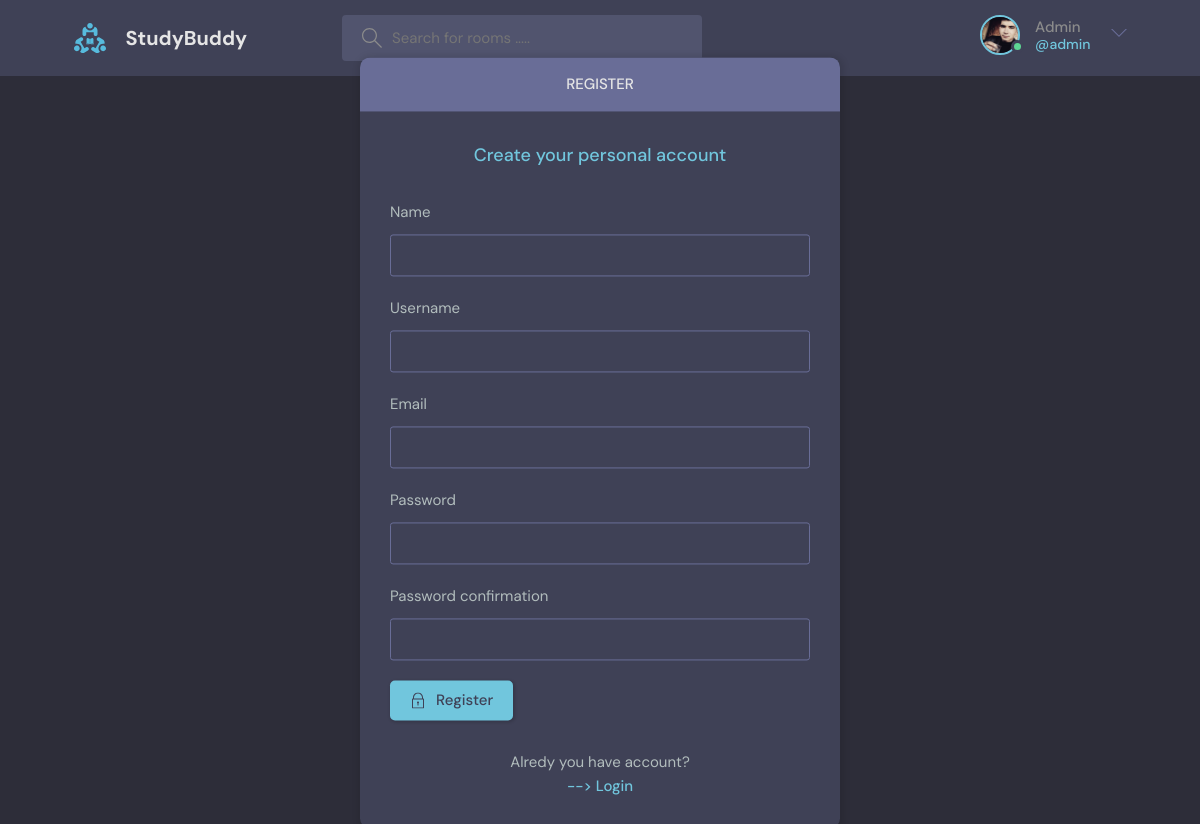
Page /register/ (signed in) on the committed database.
### base/models.py (models this page shows)
class User(AbstractUser):
    name = models.CharField(max_length=200, null=True)
    email = models.EmailField(unique=True)
    bio = models.TextField(null=True)
    avator = models.ImageField(null=True, default='avatar.svg')
    USERNAME_FIELD = 'username'
    REQUIRED_FIELDS = []

### base/views.py (the view, shortened to what this page needs)
# urls.py: path("register/", views.registerPage, name="register"),
def registerPage(request):
    form = MyUserCreationForm()
    context = {'form': form}
    return render(request, 'login_register.html', context)

### base/forms.py
class MyUserCreationForm(UserCreationForm):
    class Meta:
        model = User
        fields = ['name', 'username', 'email', 'password1', 'password2']

### base/templates/login_register.html (shortened to what this page needs)
{% extends 'main.html' %}
{% load static %}
{% block content %}
<main class="auth layout">
    {% if page == 'login' %}
    <div class="container">
        <div class="layout__box">
            <div class="layout__boxHeader">
                <div class="layout__boxTitle">
                    <h3>Login</h3>
                </div>
            </div>
            <div class="layout__body">
                <h2 class="auth__tagline">Find your study partner</h2>
                <form class="form" action="" method="POST">
                    {% csrf_token %}
                    <div class="form__group form__group">
                        <label for="room_name">Username</label>
                        <input id="username" name="username" type="text" placeholder="e.g. dennis_ivy" />
                    </div>
                    <div class="form__group">
                        <label for="password">Password</label>
                        <input id="password" name="password" type="password"
                            placeholder="&bull;&bull;&bull;&bull;&bull;&bull;&bull;&bull;" />
                    </div>
                    <button class="btn btn--main" type="submit">
                        <svg version="1.1" xmlns="http://www.w3.org/2000/svg" width="32" height="32"
                            viewBox="0 0 32 32">
                            <title>lock</title>
                            <path
                                d="M27 12h-1v-2c0-5.514-4.486-10-10-10s-10 4.486-10 10v2h-1c-0.553 0-1 0.447-1 1v18c0 0.553 0.447 1 1 1h22c0.553 0 1-0.447 1-1v-18c0-0.553-0.447-1-1-1zM8 10c0-4.411 3.589-8 8-8s8 3.589 8 8v2h-16v-2zM26 30h-20v-16h20v16z">
                            </path>
                            <path
                                d="M15 21.694v4.306h2v-4.306c0.587-0.348 1-0.961 1-1.694 0-1.105-0.895-2-2-2s-2 0.895-2 2c0 0.732 0.413 1.345 1 1.694z">
                            </path>
                        </svg>
                        Login
                    </button>
                </form>
                <div class="auth__action">
                    <p>Haven't signed up yet?</p>
                    <a href="{% url 'register' %}" class="btn btn--link">Sign Up</a>
                </div>
            </div>
        </div>
    </div>
    {% else %}
    <div class="container">
        <div class="layout__box">
            <div class="layout__boxHeader">
                <div class="layout__boxTitle">
                    <h3>Register</h3>
                </div>
            </div>
            <div class="layout__body">
                <h2 class="auth__tagline" > Create your personal account</h2>
                <form class="form" action="" method="POST">
                    {% for field in form %}
                    <div class="form__group form__group">
                        <label for="room_name">{{field.label}}</label>
                        {{field}}
                    </div>
                   {% endfor %}
                    <button class="btn btn--main" type="submit">
                        Register
                    </button>
                </form>
                <div class="auth__action">
                    <p>Alredy  you have account?</p>
                    <a href="{% url 'login' %}" class="btn btn--link">--> Login</a>
                </div>
            </div>
        </div>
    </div>
    {% endif %}
</main>
{% endblock %}

### templates/navbar.html (shortened to what this page needs)
{% load static %}
<header class="header header--loggedIn">
   <div class="container">
      <a href="{% url 'home' %}" class="header__logo">
         <img src="{% static 'assets/logo.svg' %}" />
         <h1>StudyBuddy</h1>
      </a>
      <form class="header__search" method="GET" action="{% url 'home' %}">
         <label>
            <input type="text" name="q" id="" placeholder="Search for rooms .....">
         </label>
      </form>
      <nav class="header__menu">
         {% if request.user.is_authenticated %}
            <div class="header__user">
               <a href="{% url 'profile' request.user.id %}">
                  <div class="avatar avatar--medium active">
                     <img src="{{request.user.avator.url}}" />
                  </div>
                  <p>{{request.user.username.title}} <span>@{{request.user.username}}</span></p>
               </a>
               <button class="dropdown-button">
                  <svg version="1.1" xmlns="http://www.w3.org/2000/svg" width="32" height="32" viewBox="0 0 32 32">
                     <title>chevron-down</title>
                     <path d="M16 21l-13-13h-3l16 16 16-16h-3l-13 13z"></path>
                  </svg>
               </button>
            </div>
         {% else %}
            <a href="{% url 'login' %}">
               <img src="/static/assets/avatar.svg" />
               <p>Login</p>
            </a>
         {% endif %}
      </nav>
   </div>
</header>

### rows in the picture
User: user.avator (picture), user.username "Admin", user.username "admin"

### other values in the picture
{{ field.label }} "Name" "Username" "Email" "Password" "Password confirmation"
